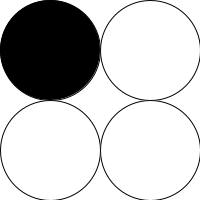
Frame 1 (no input)
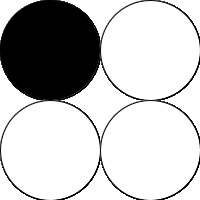
Frame 60 (the mouse pressed at the canvas centre just before this capture)
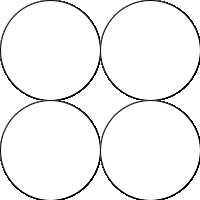
Frame 120 (the mouse held since frame 60 and released just before this capture)

The Processing sketch that drew these frames (run headless with seeded random() and noise(); from frame 60 on, the mouse is pressed at the canvas centre):

// Processing sketch: Joanna_Ex_3f
// ── Joanna_Ex_3f.pde

void setup() {
  size(200, 200);
  background(255);
}

void draw() {
  fill(255);
  stroke(1);
  for (int x=50; x<200; x+=100) {
    for (int y=50; y<200; y+=100) {
      ellipse(0+x, 0+y, 100, 100);
    }
  }
  noStroke();
  // when mouse hovers over a specific circle
  // highlights black
  fill(0);
  if (mouseX < 100 && mouseY < 100) { // top left
    ellipse(50, 50, 100, 100);
  } else if (mouseX > 100 && mouseY < 100) { // top right
    ellipse(150, 50, 100, 100);
  } else if (mouseX < 100 && mouseY  > 100) { // bottom left
    ellipse(50, 150, 100, 100);
  } else if (mouseX > 100 && mouseY > 100) { // bottom right
    ellipse(150, 150, 100, 100);
  }
}
